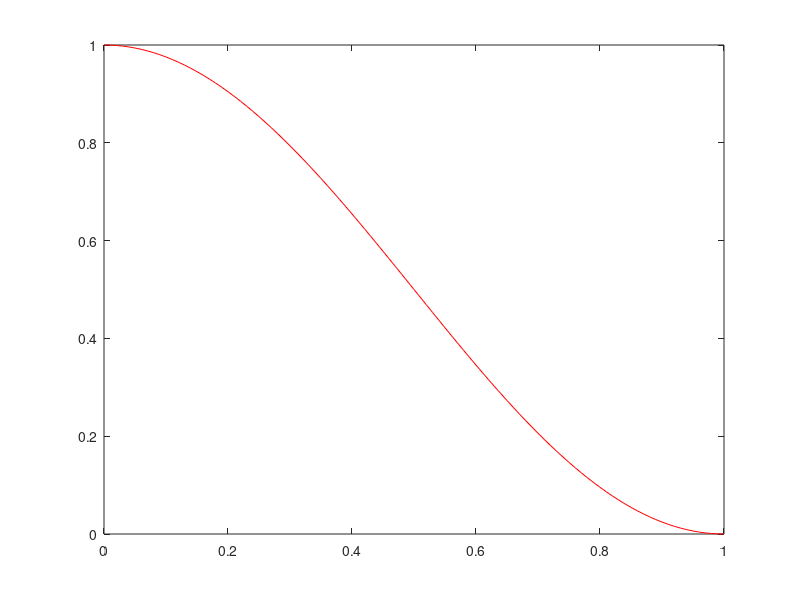

Source code (MATLAB): (Note: this script raises an error after producing the figure.)
%tp12.m
clear all; close all; 
yexacte = @(x) (sin(pi*(x+1)/2)).^2 
f = @(x) -pi^2/2*cos(pi*(x+1))+ yexacte(x); 
L = 1; 
x = 0 : L/100 : L; 
plot(x, yexacte(x), 'r')
hold on; 

m1 = 4; 
x1 = 0 : L/m1 : L; 
y1 = pcl_nd(f,m1); 
plot(x1,y1,'b')
hold on ; 

m2 = 8; 
x2=0 : L/m2 : L; 
y2 = pcl_nd(f,m2);
plot(x2, y2, 'g') 
hold on; 

m3 = 16; 
x3 = 0 : L/m3 : L; 
y3 = pcl_nd(f,m3);
plot(x3, y3, 'm')

figure(2) 
plot(x1, y1'-yexacte(x1),'b')
hold on; 
plot(x2, y2'-yexacte(x2), 'g') 
hold on; 
plot(x3, y3' - yexacte(x3),'m')
hold on; 
